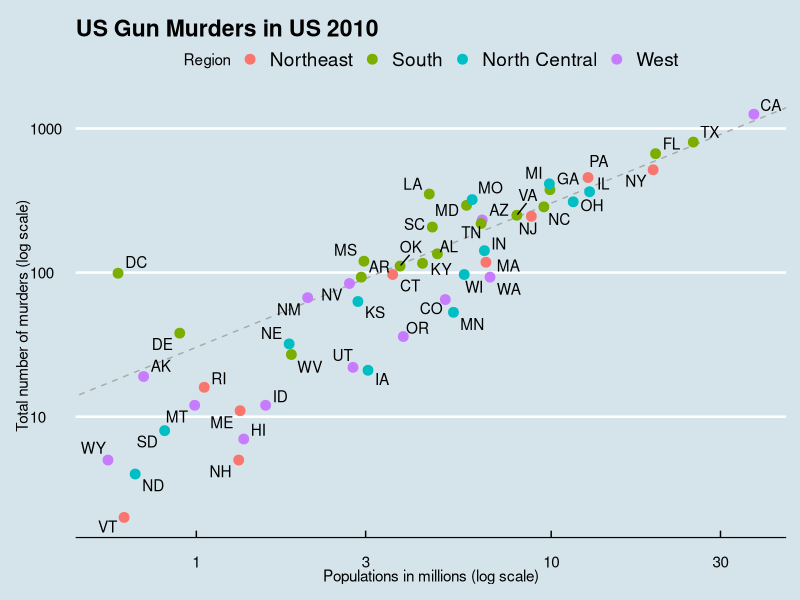

Write R code to recreate this figure.
library(dslabs)
library(magrittr)
library(dplyr)
library(ggplot2)
library(ggthemes)
library(ggrepel)
data(murders)

### Define slope
r <- murders %>% summarize(rate = sum(total) / sum(population) * 10^6) %>% .$rate

### Make the plot
murders %>% ggplot(aes(population/10^6, total, label = abb)) +  
  geom_abline(intercept = log10(r), lty = 2, color = "darkgrey") +
  geom_point(aes(col=region), size = 3) +
  geom_text_repel() +
  scale_x_log10() +
  scale_y_log10() +
  xlab("Populations in millions (log scale)") +
  ylab("Total number of murders (log scale)") +
  ggtitle("US Gun Murders in US 2010") +
  scale_color_discrete(name = "Region") +
  theme_economist()
